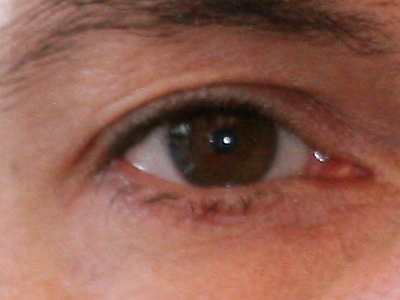
%> input picture Dataset_test_C1/C1_S2_I7.tiff, 400 x 300 px
$ octave main.m   (GNU Octave 9; MATLAB toolbox functions it lacks are replaced by stand-ins)
%> lines starting %> are read from the running program, lines starting %| are printed output that depends on the picture; in (x1, y1, x2, y2) boxes, pixels count from 0 and x2, y2 are one past the last pixel; in counts of white or black regions, pixels touching at a corner belong together; the program's own positions count from 1
### segmentazione_hough.m
function [c_pupil, r_pupil, c_iris, r_iris] = segmentazione_hough(img_roi_denoised)

%% SEGMENTAZIONE PUPILLA
img_pupil_in = img_roi_denoised;

% Rimozione riflessi residui
img_no_ref = ordfilt2(img_pupil_in, 1, true(7));

% Sottrazione dello sfondo
se_bg = strel('disk', 45);
img_bg = imclose(img_no_ref, se_bg);
img_diff = imsubtract(img_bg, img_no_ref);

% Oscuriamo tutto ciò che non è al centro della ROI.
[h_roi, w_roi] = size(img_diff);
[xx, yy] = meshgrid(1:w_roi, 1:h_roi);
center_x = w_roi/2; center_y = h_roi/2;
sigma = w_roi / 3.0;
spotlight = exp(-((xx - center_x).^2 + (yy - center_y).^2) / (2 * sigma^2));
img_weighted = uint8(double(img_diff) .* spotlight);

% Clamping
img_calc = img_weighted;
img_calc(img_calc > 100) = 100;
max_val = max(img_calc(:));
soglia = double(max_val) * 0.30;

img_pupil = img_weighted;
img_pupil(img_pupil < soglia) = 0;
img_pupil = imgaussfilt(img_pupil, 2); % Blur per lisciare i bordi

% Hough Transform
% Cerchiamo cerchi luminosi poichè ora la pupilla è bianca
Rp_range = [8 25];

[centers, radii, metric] = imfindcircles(img_pupil, Rp_range, ...
    'ObjectPolarity', 'bright', ...
    'Sensitivity', 0.96, ...
    'EdgeThreshold', 0.05, ...
    'Method', 'TwoStage');

if ~isempty(centers)

    % Calcoliamo la distanza dal centro esatto della ROI.
    c_roi_center = [w_roi/2, h_roi/2];
    dists = sqrt(sum((centers - c_roi_center).^2, 2));

    %Accettiamo solo cerchi vicinissimi al centro (< 20px)
    valid = dists < 20;

    if any(valid)
        % Tra quelli validi, prendiamo quello con il punteggio migliore
        % Vogliamo massimizzare la metrica e minimizzare la distanza
        scores = (metric(valid) * 100) - (dists(valid) * 2);

        [~, best_sub_idx] = max(scores);

        valid_indices = find(valid);
        best_idx = valid_indices(best_sub_idx);

        c_pupil = centers(best_idx, :);
        r_pupil = radii(best_idx);
    end
end

%% SEGMENTAZIONE IRIDE
% L'iride è tipicamente tra 1.5 e 4.5 volte la pupilla.
R_iris_min = round(r_pupil*1.5);
R_iris_max = round(r_pupil*4.5);

% Preparazione immagine
img_iris = img_roi_denoised;
img_iris = imgaussfilt(img_iris, 2.5);

% Hough Transform
% Cerchiamo cerchi scuri (iride) su sfondo chiaro (sclera)
[centers_iris, radii_iris, metric_iris] = imfindcircles(img_iris, ...
[R_iris_min R_iris_max], ...
'ObjectPolarity', 'dark', ...
'Sensitivity', 0.98, ...
'EdgeThreshold', 0.02, ...
'Method', 'TwoStage');

    if ~isempty(centers_iris)

        % Filtro: cartiamo cerchi il cui centro è troppo lontano dalla pupilla
        dists_iris = sqrt(sum((centers_iris - c_pupil).^2, 2));
        valid = dists_iris < 25; % Tolleranza max 25 pixel

        if any(valid)
            % Selezioniamo i candidati validi
            c_valid = centers_iris(valid, :);
            r_valid = radii_iris(valid, :);
            m_valid = metric_iris(valid, :);
            d_valid = dists_iris(valid, :);

            % Preferiamo cerchi forti e concentrici
            scores = m_valid - (d_valid / 20);

            [~, best_idx] = max(scores);

            c_iris = c_valid(best_idx, :);
            r_iris = r_valid(best_idx);
        end
    end


### main.m
clc; clear; close all;

%% STEP 1: CARICAMENTO IMMAGINE E PRE PROCESSING

% Definizione manuale del file
image = 'Dataset_test_C1\C1_S2_I7.tiff';

% Lettura immagine
try
    img_rgb = imread(image);
%> img_rgb is the input picture: size 300x400x3 uint8; mean R, G, B 144.4, 94.9, 80.1
catch
    error('File non trovato! Controlla il percorso del file.');
end

% Filtraggio canale Rosso
img_red = img_rgb(:,:,1);

% Correzione riflessi ed enhancement
se_tophat = strel('disk', 20);
img_tophat = imtophat(img_red, se_tophat);
mask_riflessi = img_tophat > 35;
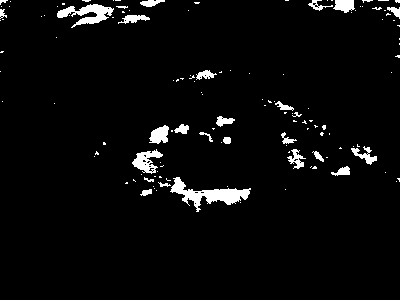
%> mask_riflessi: size 300x400 logical; 3.8% white; 129 white regions (102 under 20 px), largest, box (x1, y1, x2, y2) and area: (170, 177, 251, 212) 958, (57, 4, 114, 28) 609, (132, 149, 163, 174) 377
img_smooth = regionfill(img_red, mask_riflessi);
img_gamma = imadjust(img_smooth, [0 1], [0.2 1], 1);
img_enhanced = adapthisteq(img_gamma,'ClipLimit', 0.05 ,'Distribution', 'uniform', 'NumTiles', [6 6]);
img_denoised = medfilt2(img_enhanced, [7 7]);
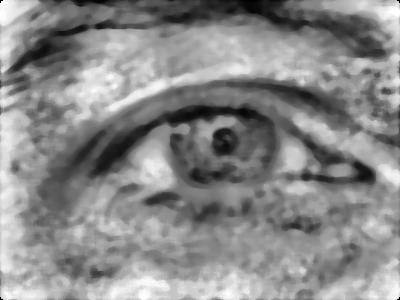
%> img_denoised: size 300x400 uint8; min 0, max 255, mean 137.5

% Visualizzazione grafica
figure('Name', 'Pre processing');
subplot(1,3,1); imshow(img_red); title('Canale Rosso Filtrato');
subplot(1,3,2); imshow(img_smooth); title('Riflessi rimossi');
subplot(1,3,3); imshow(img_denoised); title('Immagine pre processata');


%% STEP 2: STIMA DEL CENTRO (ROI)
% Imposta il centro della ROI al centro esatto dell'immagine
[rows, cols] = size(img_red);
%> rows = 300; cols = 400
y_center = rows/2;
%> y_center = 150
x_center = cols/2;
%> x_center = 200

% Definizione della ROI
box_width = 180;
box_height = 160;

c_min = round(x_center - box_width/2);
%> c_min = 110
r_min = round(y_center - box_height/2);
%> r_min = 70
c_max = min(cols, c_min + box_width - 1);
%> c_max = 289
r_max = min(rows, r_min + box_height - 1);
%> r_max = 229

% Estrazione ROI
img_roi_denoised = img_denoised(r_min:r_max, c_min:c_max);
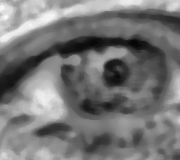
%> img_roi_denoised: size 160x180 uint8; min 5, max 249, mean 118.3

% Visualizzazione
figure('Name', 'ROI');
subplot(1, 1, 1); imshow(img_red); hold on;
rectangle('Position', [c_min, r_min, box_width, box_height], 'EdgeColor', 'g', 'LineWidth', 2);
title('ROI selezionata');
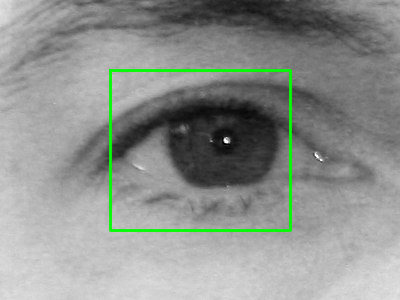
%> figure redrawn from the program's plot data; its title reads 'ROI selezionata'

%% STEP 3: Chiamata alle funzioni di segmentazione
%Segmentazione Hough
[c_pupil, r_pupil, c_iris, r_iris] = segmentazione_hough(img_roi_denoised);
%> in segmentazione_hough, `img_no_ref = ordfilt2(img_pupil_in, 1, true(7));`:
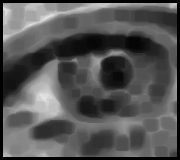
%> img_no_ref: size 160x180 uint8; min 0, max 230, mean 85.5
%> in segmentazione_hough, `img_bg = imclose(img_no_ref, se_bg);`:
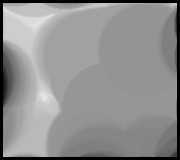
%> img_bg: size 160x180 uint8; min 0, max 230, mean 143.1
%> in segmentazione_hough, `img_calc(img_calc > 100) = 100;`: img_calc: size 160x180 uint8; min 0, max 100, mean 35.9
%> in segmentazione_hough, `max_val = max(img_calc(:));`: max_val = 100
%> in segmentazione_hough, `soglia = double(max_val) * 0.30;`: soglia = 30
%> in segmentazione_hough, `img_pupil(img_pupil < soglia) = 0;`:
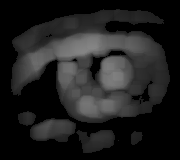
%> img_pupil: size 160x180 uint8; min 0, max 133, mean 31.5
%> the run ends on the next line

$ run again, with Dataset_test_C1/C1_S1_I1.tiff copied over Dataset_test_C1/C1_S2_I7.tiff
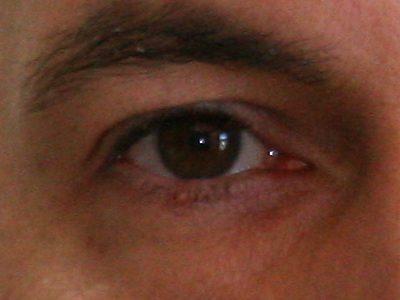
%> input picture Dataset_test_C1/C1_S1_I1.tiff, 400 x 300 px
%> img_rgb is the input picture: size 300x400x3 uint8; mean R, G, B 100, 58.9, 42
%> `mask_riflessi = img_tophat > 35;`:
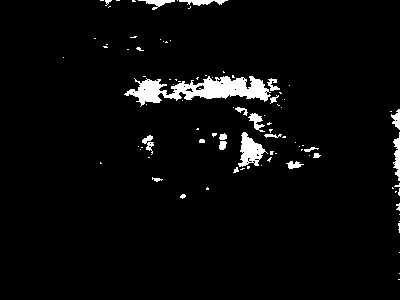
%> mask_riflessi: size 300x400 logical; 3.7% white; 92 white regions (69 under 20 px), largest, box (x1, y1, x2, y2) and area: (124, 76, 271, 107) 2197, (238, 132, 268, 167) 527, (393, 132, 400, 181) 201
%> img_calc: size 160x180 uint8; min 0, max 100, mean 34.4
%> max_val = 100
%> soglia = 30
%> in segmentazione_hough, `img_pupil(img_pupil < soglia) = 0;`:
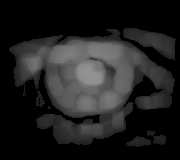
%> img_pupil: size 160x180 uint8; min 0, max 147, mean 32

$ run again, with Dataset_test_C1/C1_S1_I10.tiff copied over Dataset_test_C1/C1_S2_I7.tiff
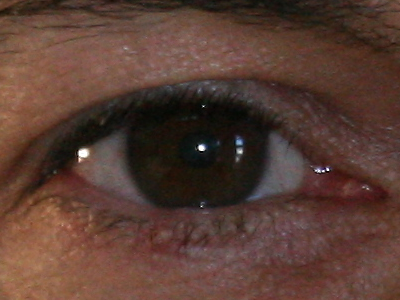
%> input picture Dataset_test_C1/C1_S1_I10.tiff, 400 x 300 px
%> img_rgb is the input picture: size 300x400x3 uint8; mean R, G, B 88.7, 61.2, 51.4
%> `mask_riflessi = img_tophat > 35;`:
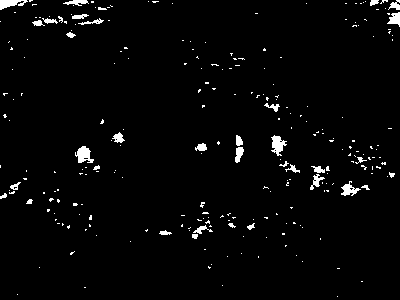
%> mask_riflessi: size 300x400 logical; 2.5% white; 252 white regions (217 under 20 px), largest, box (x1, y1, x2, y2) and area: (75, 146, 94, 163) 195, (271, 135, 287, 156) 186, (0, 0, 28, 10) 160
%> img_calc: size 160x180 uint8; min 0, max 100, mean 38.5
%> max_val = 100
%> soglia = 30
%> in segmentazione_hough, `img_pupil(img_pupil < soglia) = 0;`:
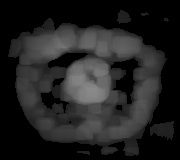
%> img_pupil: size 160x180 uint8; min 0, max 138, mean 33.4

$ run again, with Dataset_test_C1/C1_S1_I11.tiff copied over Dataset_test_C1/C1_S2_I7.tiff
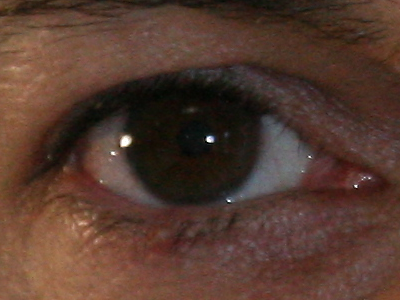
%> input picture Dataset_test_C1/C1_S1_I11.tiff, 400 x 300 px
%> img_rgb is the input picture: size 300x400x3 uint8; mean R, G, B 85, 58.4, 47.2
%> mask_riflessi: size 300x400 logical; 2.8% white; 181 white regions (153 under 20 px), largest, box (x1, y1, x2, y2) and area: (91, 147, 132, 189) 759, (102, 133, 133, 148) 295, (339, 171, 372, 188) 285
%> img_calc: size 160x180 uint8; min 0, max 100, mean 32.8
%> max_val = 100
%> soglia = 30
%> in segmentazione_hough, `img_pupil(img_pupil < soglia) = 0;`:
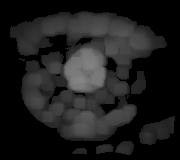
%> img_pupil: size 160x180 uint8; min 0, max 134, mean 28.8
